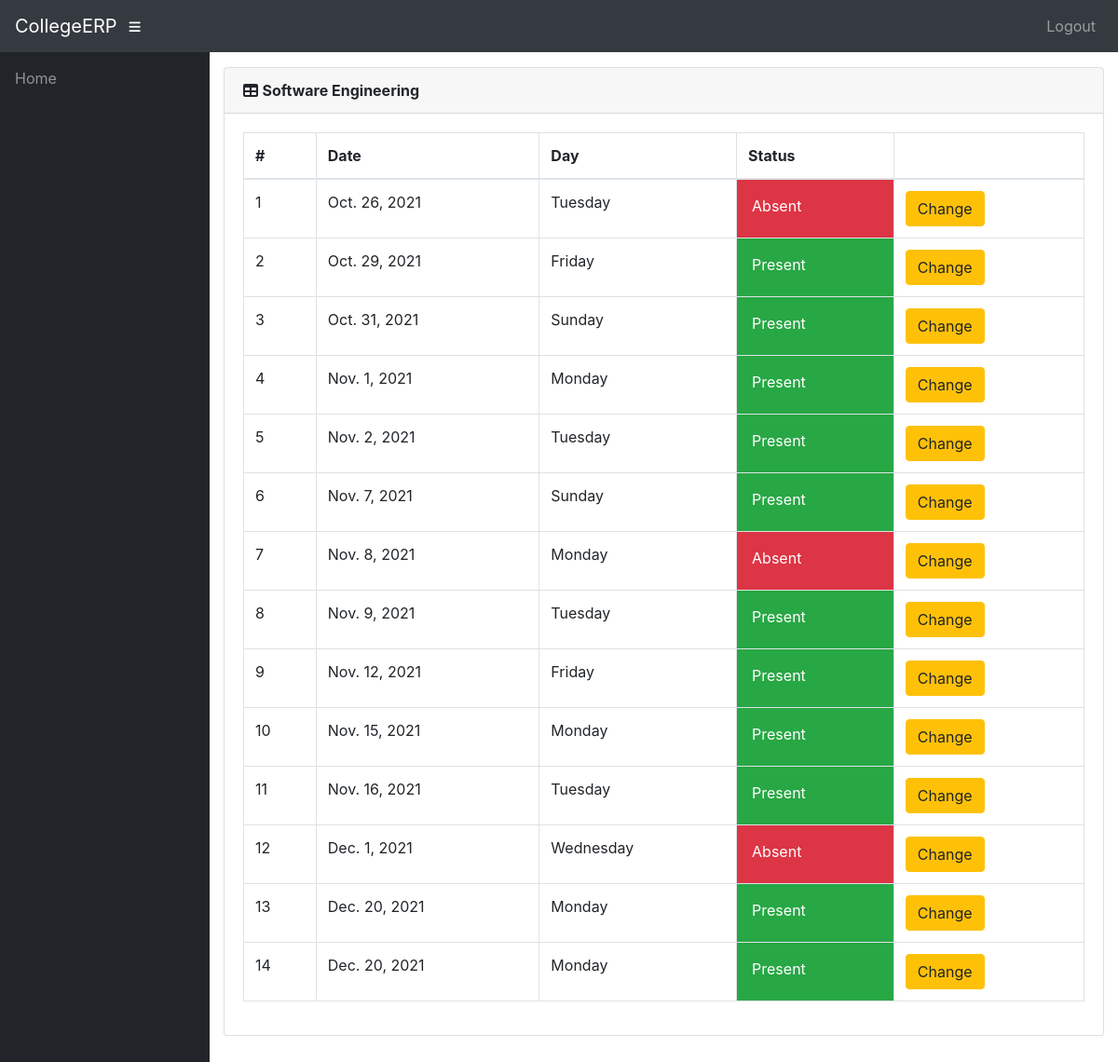
Screenshot of /info/teacher/CS01/CS530/attendance/ (signed in) with the database file from the repository.
### info/models.py (models this page shows, shortened)
class Course(models.Model):
    dept = models.ForeignKey(Dept, on_delete=models.CASCADE)
    id = models.CharField(primary_key='True', max_length=50)
    name = models.CharField(max_length=50)
    shortname = models.CharField(max_length=50, default='X')

class Attendance(models.Model):
    course = models.ForeignKey(Course, on_delete=models.CASCADE)
    student = models.ForeignKey(Student, on_delete=models.CASCADE)
    attendanceclass = models.ForeignKey(AttendanceClass, on_delete=models.CASCADE, default=1)
    date = models.DateField(default='2018-10-23')
    status = models.BooleanField(default='True')

### info/views.py (the view)
# urls.py: path('teacher/<slug:stud_id>/<slug:course_id>/attendance/', views.t_attendance_detail, name='t_attendance_detail'),
@login_required()
def t_attendance_detail(request, stud_id, course_id):
    stud = get_object_or_404(Student, USN=stud_id)
    cr = get_object_or_404(Course, id=course_id)
    att_list = Attendance.objects.filter(course=cr, student=stud).order_by('date')
    return render(request, 'info/t_att_detail.html', {'att_list': att_list, 'cr': cr})

### info/models.py (called while the page is built)
    @property
    def is_student(self):
        if hasattr(self, 'student'):
            return True
        return False

    @property
    def is_teacher(self):
        if hasattr(self, 'teacher'):
            return True
        return False

### info/templates/info/t_att_detail.html (shortened to what this page needs)
<!DOCTYPE html>
<html lang="en">
<head>
    {% extends 'info/base.html' %}
    {% load static %}
    {% block content %}
        <div class="card mb-3">
            <div class="card-header">
              <i class="fas fa-table"></i>
            <strong>{{ cr.name }}</strong></div>
            <div class="card-body">
              <div class="table-responsive">
                <table class="table table-bordered" id="dataTable" width="100%" cellspacing="0">
                  <thead>
                    <tr>
                        <th>#</th>
                        <th>Date</th>
                        <th>Day</th>
                        <th>Status</th>
                        <th></th>
                    </tr>
                  </thead>
                  <tbody>
                        {% for a in att_list %}
                        <tr class="row100 body">
                            <td>{{ forloop.counter }}</td>
                            <td>{{ a.date }}</td>
                            <td>{{ a.date|date:"l" }}</td>
                            {% if a.status %}
                            <td class="p-3 mb-2 bg-success text-white">Present </td>
                            {% else %}
                            <td class="p-3 mb-2 bg-danger text-white">Absent <span class="glyphicon glyphicon-thumbs-down"></span</td>
                            {% endif %}
                            <td><a class="btn btn-warning" href="{% url 'change_att' a.id %}">Change</a> </td>
                        </tr>
                    {% empty %}
                            <p>student has no attendance</p>
                    {% endfor %}
                  </tbody>
                </table>
              </div>
            </div>
          </div>
    {% endblock %}

### rows the page displays
Course: name "Software Engineering"
Attendance: date "Oct. 26, 2021", date "Tuesday", status "Absent"
Attendance: date "Oct. 29, 2021", date "Friday", status "Present"
Attendance: date "Oct. 31, 2021", date "Sunday", status "Present"
Attendance: date "Nov. 1, 2021", date "Monday", status "Present"
Attendance: date "Nov. 2, 2021", date "Tuesday", status "Present"
Attendance: date "Nov. 7, 2021", date "Sunday", status "Present"
Attendance: date "Nov. 8, 2021", date "Monday", status "Absent"
Attendance: date "Nov. 9, 2021", date "Tuesday", status "Present"
Attendance: date "Nov. 12, 2021", date "Friday", status "Present"
Attendance: date "Nov. 15, 2021", date "Monday", status "Present"
Attendance: date "Nov. 16, 2021", date "Tuesday", status "Present"
Attendance: date "Dec. 1, 2021", date "Wednesday", status "Absent"
Attendance: date "Dec. 20, 2021", date "Monday", status "Present"
Attendance: date "Dec. 20, 2021", date "Monday", status "Present"
